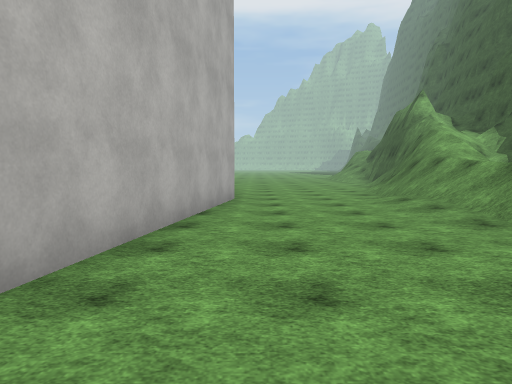
View 1 (above)

17 first-person views from a walk through a Unity game level. The camera is 1.5 m above the floor, tilts 4° down and sees 70° across. The floor is counted in squares, 2 m on a side. Each view is taken from the middle of a square. On the plan, view 1 faces up. The plan holds only what a view shows up to about 11 squares ahead; the rest is blank. The place goes on beyond the plan. Surface patterns are stand-ins for the level's own textures.

View 2
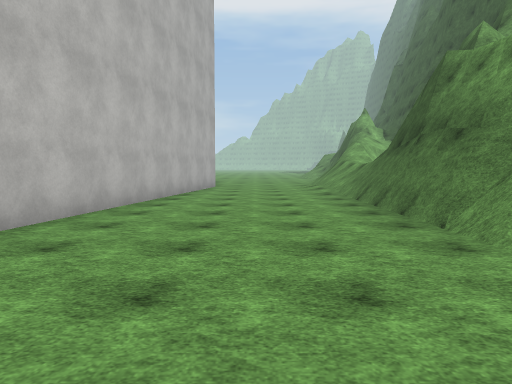

View 3
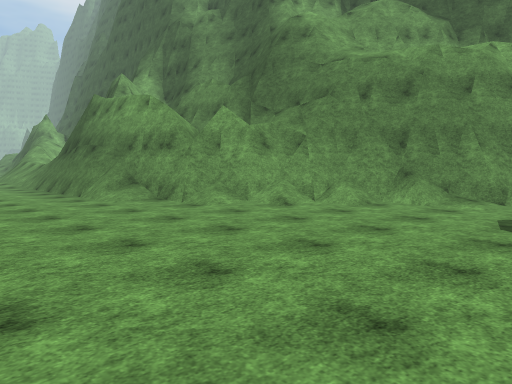

View 4
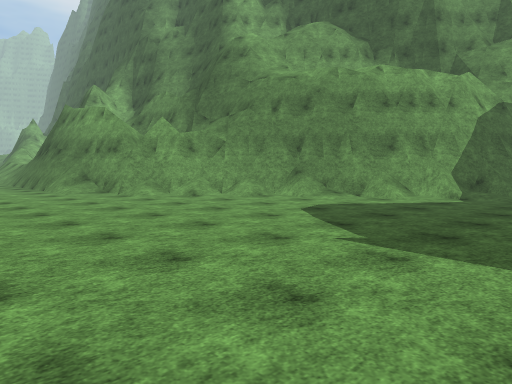

View 5
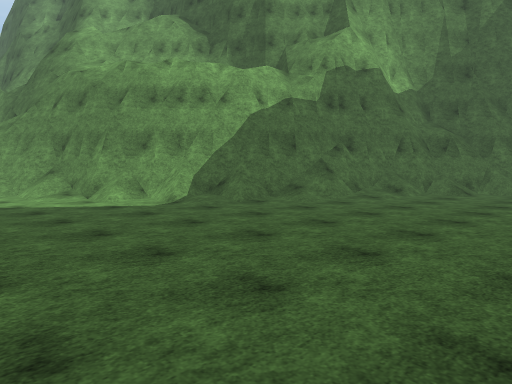

View 6
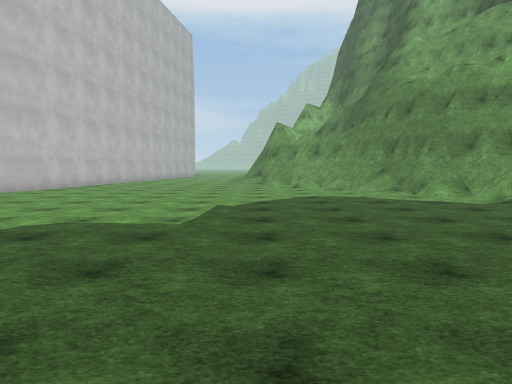

View 7
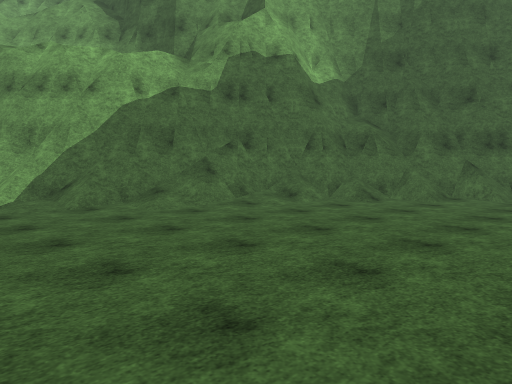

View 8
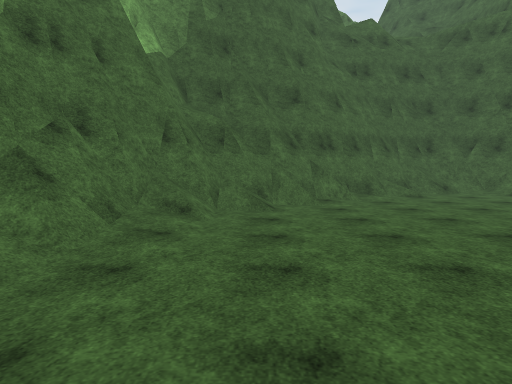

View 9
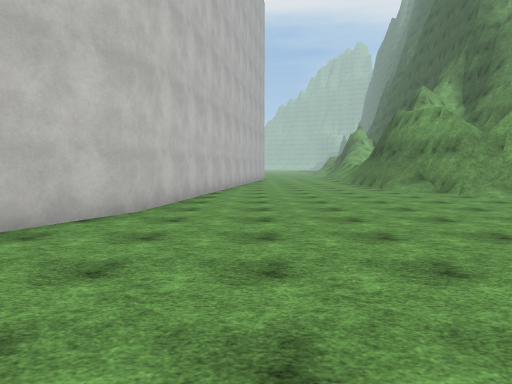

View 10
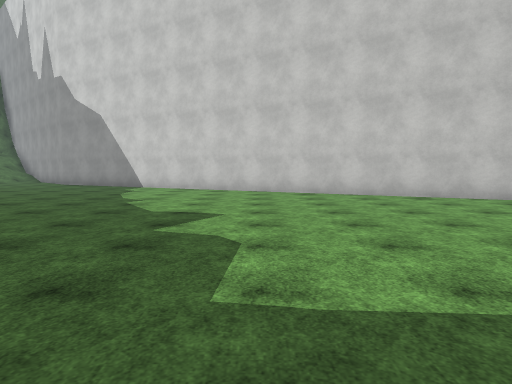

View 11
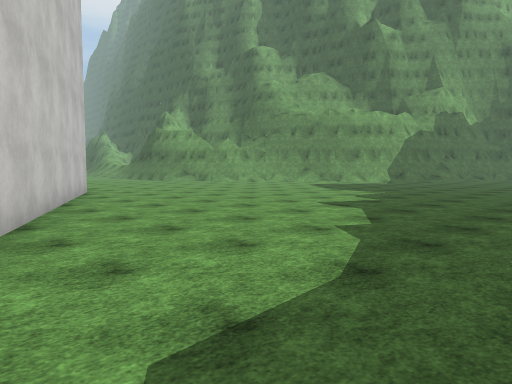

View 12
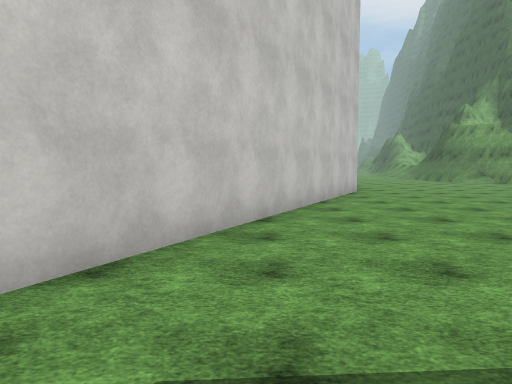

View 13
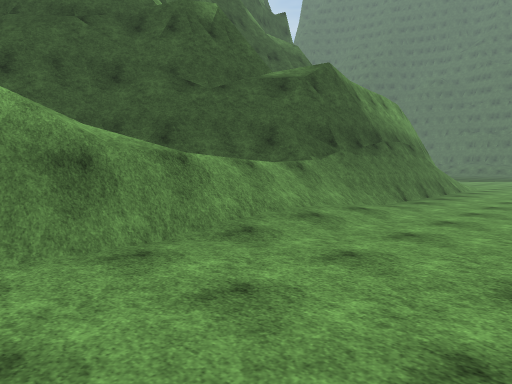

View 14
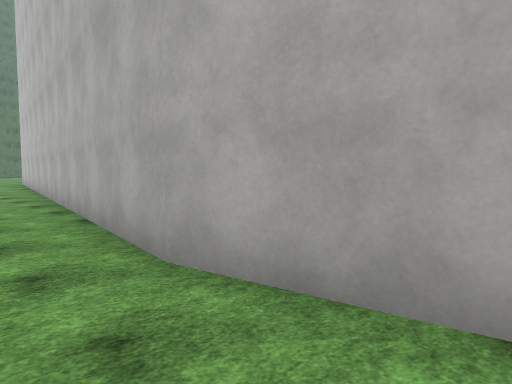

View 15
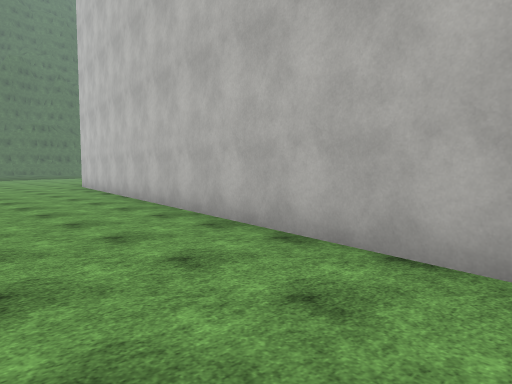

View 16
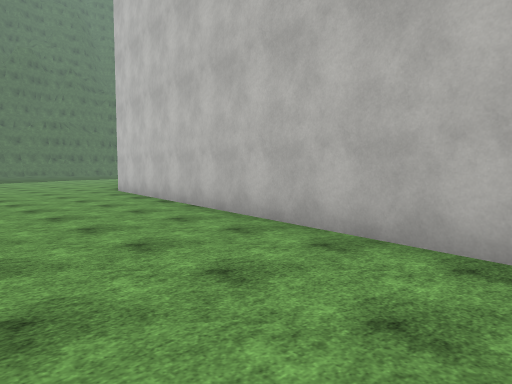

View 17
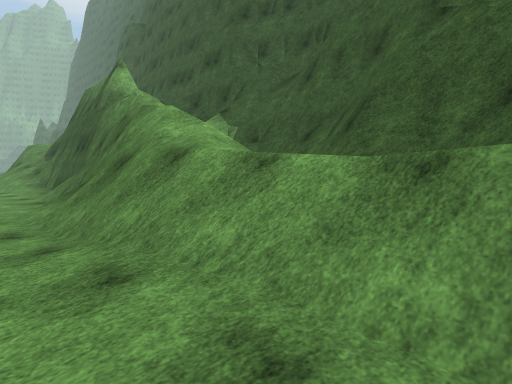

### Floor plan
Key: @ floor where view 1 was taken; # wall or solid block; . floor; / step, stairs or slope; = window, fence, low wall or low ledge.
Columns run from 8 left of view 1 to 19 right of it. Each row starts with its distance up from view 1.
 11        #..../#==#
 10        #....// =#
  9        #....//=##
  8        #...///##
  7        #...///#
  6        #...//##
  5        #....##
  4       ##....#
  3       #.....#
  2       #.....#
  1       #.....##
  0       #.@...##
 -1       #...../#
 -2      ##...../#
 -3      #.......##
 -4      #......./##
 -5      #......../##
 -6      #.........=#
 -7     ##..........##
 -8     #...........###
 -9    ##.........../###
-10    #............./###
-11   ##............../=###
-12   #................//####
-13  ##..................//###
-14  #...................../###
-15 ##....................../##
-16 #......................../##
-17  ......... ...............##
-18  ......     .   ....  ..../#

Where each view was taken, in squares from view 1:
view 1: 0 up, 0 right, facing up
view 2: 5 down, 1 right, facing up
view 3: 10 down, 0 right, facing up-right
view 4: 13 down, 0 right, facing up-right
view 5: 17 down, 5 right, facing up-right
view 6: 18 down, 4 right, facing up
view 7: 18 down, 8 right, facing up-right
view 8: 14 down, 9 right, facing right
view 9: 13 down, 1 left, facing up
view 10: 13 down, 5 right, facing left
view 11: 18 down, 7 left, facing up-right
view 12: 18 down, 6 left, facing up
view 13: 11 up, 0 right, facing down-right
view 14: 11 up, 1 right, facing down-left
view 15: 7 up, 2 right, facing down-left
view 16: 4 up, 2 right, facing down-left
view 17: 5 up, 2 right, facing up-right
